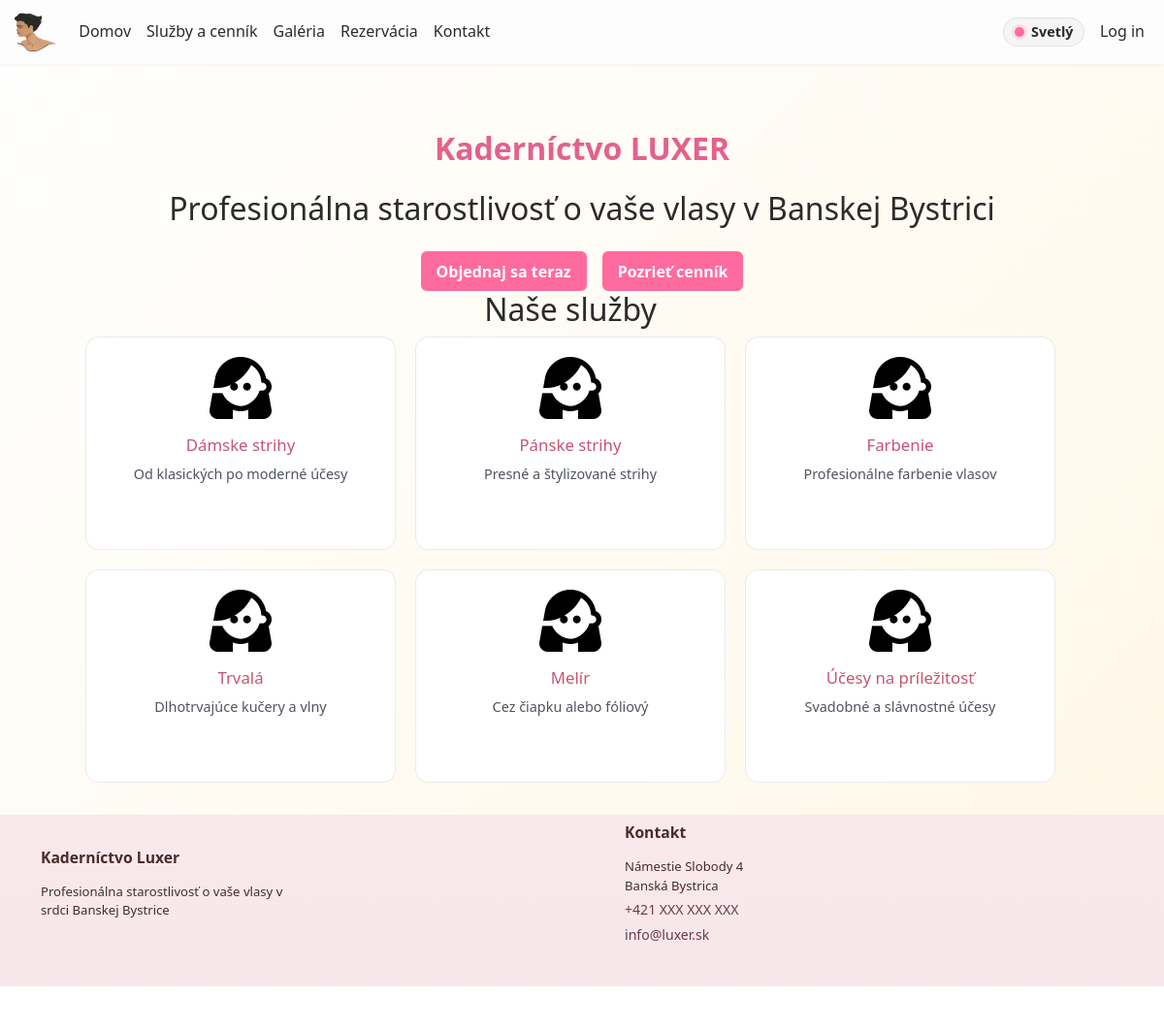
The page / on the database its author committed.
### tables this page shows
CREATE TABLE IF NOT EXISTS `home_boxes` (
    `id` INT AUTO_INCREMENT PRIMARY KEY,
    `box_key` VARCHAR(64) NOT NULL,
    `title` VARCHAR(255) NOT NULL,
    `description` VARCHAR(255) NOT NULL,
    `sort_order` INT NOT NULL DEFAULT 0,
    `updated_at` TIMESTAMP NULL DEFAULT CURRENT_TIMESTAMP ON UPDATE CURRENT_TIMESTAMP
);

### Framework/Http/Responses/Response.php (called while the page is built, shortened)
<?php
abstract class Response
{
    public function send(): void
    {
        $this->generate();
    }
}

### public/index.php (called while the page is built, shortened)
<?php
require __DIR__ . '/../Framework/ClassLoader.php';
try {
    $app = new App();
    $app->run();
} catch (Exception $e) {
    die('An error occurred: ' . $e->getMessage());
}

### Framework/Support/LinkGenerator.php (called while the page is built, shortened)
<?php
class LinkGenerator
{
    private Request $request;
    public function __construct(Request $request, Router $router)
    {
        $this->request = $request;
    }
    public function url(
        string|array $destination,
        array $parameters = [],
        bool $absolute = false,
        bool $appendParameters = false
    ): string {
        list($controller, $action) = explode(".", $destination);
        $args = $appendParameters ? $this->request->get() : [];
        $args = ["c" => lcfirst($controller), "a" => $action != "index" ? $action : null] + $parameters + $args;
        $basePath = $absolute ? $this->request->getBaseUrl() : "";
        return $basePath . "?" . http_build_query($args);
    }
    public function asset(string $path, bool $absolute = false): string
    {
        $scriptPath = $this->request->server('PHP_SELF') ?? '/';
        $dir = rtrim(str_replace('\\', '/', dirname($scriptPath)), '/');
        $assetPath = '/' . ltrim($path, '/');
        return ($dir ?: '') . $assetPath;
    }
}

### Framework/Http/Request.php (called while the page is built, shortened)
<?php
class Request
{
    private array $server;
    public function __construct()
    {
        $this->server = $_SERVER;
    }
    public function server(?string $key = null): mixed
    {
        return $key === null ? $this->server : ($this->server[$key] ?? null);
    }
}

### Framework/ClassLoader.php (called while the page is built, shortened)
<?php
class ClassLoader
{
    public static function Boot(): void
    {
        spl_autoload_register(function ($class_name) {
            $baseDir = realpath(dirname(__DIR__));
            $relativePath = str_replace('\\', DIRECTORY_SEPARATOR, ltrim($class_name, '\\')) . '.php';
            $file = $baseDir . DIRECTORY_SEPARATOR . $relativePath;
        });
    }
}

### Framework/Core/Model.php (called while the page is built, shortened)
<?php
abstract class Model implements \JsonSerializable
{
    protected static ?string $tableName = null;
    protected static array $columnsMap = [];
    private static array $dbColumns = [];
    private static IDbConvention $dbConventions;
    protected static function getTableName(): string
    {
        if (!empty(static::$tableName)) {
            return static::$tableName;
        }
        return self::getConventions()->getTableName(get_called_class());
    }
    protected static function getPkColumnName(): string
    {
        return self::getConventions()->getPkColumnName(get_called_class());
    }
    protected static function getColumnsMap(): array
    {
        return static::$columnsMap ?? [];
    }
    public static function getAll(
        ?string $whereClause = null,
        array   $whereParams = [],
        ?string $orderBy = null,
        ?int    $limit = null,
        ?int    $offset = null
    ): array
    {
        try {
            $sql = "SELECT " . static::getDBColumnNamesList() . " FROM `" . static::getTableName() . "`";
            if ($orderBy !== null) {
                $sql .= " ORDER BY $orderBy";
            }
            $stmt = Connection::getInstance()->prepare($sql);
            $stmt->execute($whereParams);
            $models = $stmt->fetchAll(PDO::FETCH_CLASS | PDO::FETCH_PROPS_LATE, static::class);
            $dataSet = new ResultSet($models);
            return $models;
        } catch (PDOException $exception) {
            throw new Exception('Query failed: ' . $exception->getMessage(), 0, $exception);
        }
    }
    private static function getDbColumns(): array
    {
        try {
            $sql = "DESCRIBE " . static::getTableName();
            $stmt = Connection::getInstance()->prepare($sql);
            $stmt->execute([]);
            self::$dbColumns[static::class] = array_column($stmt->fetchAll(), 'Field');
            return self::$dbColumns[static::class];
        } catch (PDOException $exception) {
            throw new Exception('Query failed: ' . $exception->getMessage(), 0, $exception);
        }
    }
    private function getIdValue(): mixed
    {
        $pk = static::getPkColumnName();
        $prop = static::toPropertyName($pk);
        return isset($this->{$prop}) ? $this->{$prop} : null;
    }
    private static function getModelProperties(): array
    {
        $reflection = new \ReflectionClass(static::class);
        $properties = [];
        foreach ($reflection->getProperties() as $property) {
            $propertyName = $property->getName();
            if ($property->isStatic()) {
                continue;
            }
            $properties[$propertyName] = true;
        }
        return $properties;
    }
    private static function getDBColumnNamesList(): string
    {
        $dbColumns = [];
        foreach (static::getDbColumns() as $columnName) {
            $propertyName = static::toPropertyName($columnName);
            if ($propertyName != $columnName) {
                $dbColumns[] = "`$columnName` AS {$propertyName}";
            } else {
                $dbColumns[] = $columnName;
            }
        }
        return implode(', ', $dbColumns);
    }
    private static function toPropertyName(string $columnName): string
    {
        $customMapping = static::getColumnsMap();
        if (isset($customMapping[$columnName])) {
            return $customMapping[$columnName];
        } else {
            return static::getConventions()->toPropertyName($columnName);
        }
    }
    private static function getConventions(): IDbConvention
    {
        if (!isset(static::$dbConventions)) {
            static::$dbConventions = new (Configuration::DB_CONVENTIONS_CLASS)();
        }
        return static::$dbConventions;
    }
}

### Framework/DB/Connection.php (called while the page is built, shortened)
<?php
class Connection
{
    private static ?Connection $instance = null;
    private PDO $db;
    public function __construct(PDO $db)
    {
        $this->db = $db;
    }
    public static function getInstance(): Connection
    {
        try {
            if (self::$instance == null) {
                $db = new PDO(
                    'mysql:dbname=' . Configuration::DB_NAME . ';host=' . Configuration::DB_HOST,
                    Configuration::DB_USER,
                    Configuration::DB_PASS
                );
                $db->setAttribute(PDO::ATTR_ERRMODE, PDO::ERRMODE_EXCEPTION);
                $db->setAttribute(PDO::ATTR_EMULATE_PREPARES, true);
                self::$instance = new self($db);
            }
            return self::$instance;
        } catch (PDOException $e) {
            throw new Exception('Connection failed: ' . $e->getMessage());
        }
    }
    public function prepare(string $sql): DebugStatement
    {
        try {
            return new DebugStatement($this->db->prepare($sql));
        } catch (PDOException $e) {
            throw new Exception('Prepare failed: ' . $e->getMessage());
        }
    }
}

### Framework/DB/DebugStatement.php (called while the page is built, shortened)
<?php
class DebugStatement
{
    private PDOStatementAlias $stmt;
    public function __construct($stmt)
    {
        $this->stmt = $stmt;
    }
    public function execute(?array $params = null): bool
    {
        $result = $this->stmt->execute($params);
        $this->stmt->debugDumpParams();
        return $result;
    }
    public function __call(string $name, array $arguments): mixed
    {
        return $this->stmt->{$name}(...$arguments);
    }
}

### App/Models/HomeBox.php (called while the page is built, shortened)
<?php
class HomeBox extends Model
{
    public static function getAllByKey(): array
    {
        $items = self::getAll(orderBy: '`sort_order` ASC, `id` ASC');
        $map = [];
        foreach ($items as $it) {
            $map[(string)$it->box_key] = $it;
        }
        return $map;
    }
}

### App/Controllers/HomeController.php (called while the page is built, shortened)
<?php
class HomeController extends BaseController
{
    public function index(Request $request): Response
    {
        try {
            $boxesByKey = HomeBox::getAllByKey();
        } catch (\Throwable $e) {
            $boxesByKey = [];
        }
        return $this->html(compact('boxesByKey', 'isAdmin'));
    }
}

### Framework/DB/DefaultConventions.php (called while the page is built, shortened)
<?php
class DefaultConventions implements IDbConvention
{
    public function getPkColumnName(string $className): string
    {
        return 'id';
    }
    public function toPropertyName(string $columnName): string
    {
        return $columnName;
    }
}

### App/Views/Home/index.view.php (the view, shortened to what this page needs)
<?php
$boxesByKey = $boxesByKey ?? [];
$defaults = [
    'damske' => ['title' => 'Dámske strihy', 'description' => 'Od klasických po moderné účesy'],
    'panske' => ['title' => 'Pánske strihy', 'description' => 'Presné a štylizované strihy'],
    'farbenie' => ['title' => 'Farbenie', 'description' => 'Profesionálne farbenie vlasov'],
    'trvala' => ['title' => 'Trvalá', 'description' => 'Dlhotrvajúce kučery a vlny'],
    'melir' => ['title' => 'Melír', 'description' => 'Cez čiapku alebo fóliový'],
    'ucesy' => ['title' => 'Účesy na príležitosť', 'description' => 'Svadobné a slávnostné účesy'],
];
$getBox = function (string $key) use ($boxesByKey, $defaults) {
    $b = $boxesByKey[$key] ?? null;
    if ($b) {
        return ['title' => (string)$b->title, 'description' => (string)$b->description];
    }
    return $defaults[$key] ?? ['title' => $key, 'description' => ''];
};
?>
<div class="container-fluid">
    <div class="row">
        <div class="col mt-5">
            <div class="text-center">
                <h1>Kaderníctvo LUXER</h1>
                <h2>Profesionálna starostlivosť o vaše vlasy v Banskej Bystrici</h2>
            </div>
        </div>
    </div>
    <div class="row mt-3">
        <div class="col text-center">
            <div class="action-row" role="group" aria-label="Call to action">
                <button class="btn" onclick="location.href='<?= $link->url('home.order') ?>'" aria-label="Objednaj sa teraz">
                    Objednaj sa teraz
                </button>
                <button class="btn" onclick="location.href='<?= $link->url('home.services') ?>'" aria-label="Pozrieť cenník">
                    Pozrieť cenník
                </button>
            </div>
        </div>
        <div class="row">
            <div class="col-12 text-center">
                <h2 class="services-title">Naše služby</h2>
            </div>
        </div>
        <div class="row boxes-row">
            <?php $b = $getBox('damske'); ?>
            <div class="box">
                <img class="service-icon" src="<?= $link->asset('images/woman-hair.png') ?>" alt="Dámske strihy ikona">
                <h3><?= htmlspecialchars($b['title']) ?></h3>
                <p class="service-desc"><?= htmlspecialchars($b['description']) ?></p>
            </div>
            <?php $b = $getBox('panske'); ?>
            <div class="box">
                <img class="service-icon" src="<?= $link->asset('images/woman-hair.png') ?>" alt="Pánske strihy ikona">
                <h3><?= htmlspecialchars($b['title']) ?></h3>
                <p class="service-desc"><?= htmlspecialchars($b['description']) ?></p>
            </div>
            <?php $b = $getBox('farbenie'); ?>
            <div class="box">
                <img class="service-icon" src="<?= $link->asset('images/woman-hair.png') ?>" alt="Farbenie ikona">
                <h3><?= htmlspecialchars($b['title']) ?></h3>
                <p class="service-desc"><?= htmlspecialchars($b['description']) ?></p>
            </div>
        </div>
        <div class="row boxes-row">
            <?php $b = $getBox('trvala'); ?>
            <div class="box">
                <img class="service-icon" src="<?= $link->asset('images/woman-hair.png') ?>" alt="Trvalá ikona">
                <h3><?= htmlspecialchars($b['title']) ?></h3>
                <p class="service-desc"><?= htmlspecialchars($b['description']) ?></p>
            </div>
            <?php $b = $getBox('melir'); ?>
            <div class="box">
                <img class="service-icon" src="<?= $link->asset('images/woman-hair.png') ?>" alt="Melír ikona">
                <h3><?= htmlspecialchars($b['title']) ?></h3>
                <p class="service-desc"><?= htmlspecialchars($b['description']) ?></p>
            </div>
            <?php $b = $getBox('ucesy'); ?>
            <div class="box">
                <img class="service-icon" src="<?= $link->asset('images/woman-hair.png') ?>" alt="Účesy na príležitosť ikona">
                <h3><?= htmlspecialchars($b['title']) ?></h3>
                <p class="service-desc"><?= htmlspecialchars($b['description']) ?></p>
            </div>
        </div>
    </div>
</div>

### rows shown on the page
home_boxes: title "Dámske strihy", description "Od klasických po moderné účesy"
home_boxes: title "Pánske strihy", description "Presné a štylizované strihy"
home_boxes: title "Farbenie", description "Profesionálne farbenie vlasov"
home_boxes: title "Trvalá", description "Dlhotrvajúce kučery a vlny"
home_boxes: title "Melír", description "Cez čiapku alebo fóliový"
home_boxes: title "Účesy na príležitosť", description "Svadobné a slávnostné účesy"
